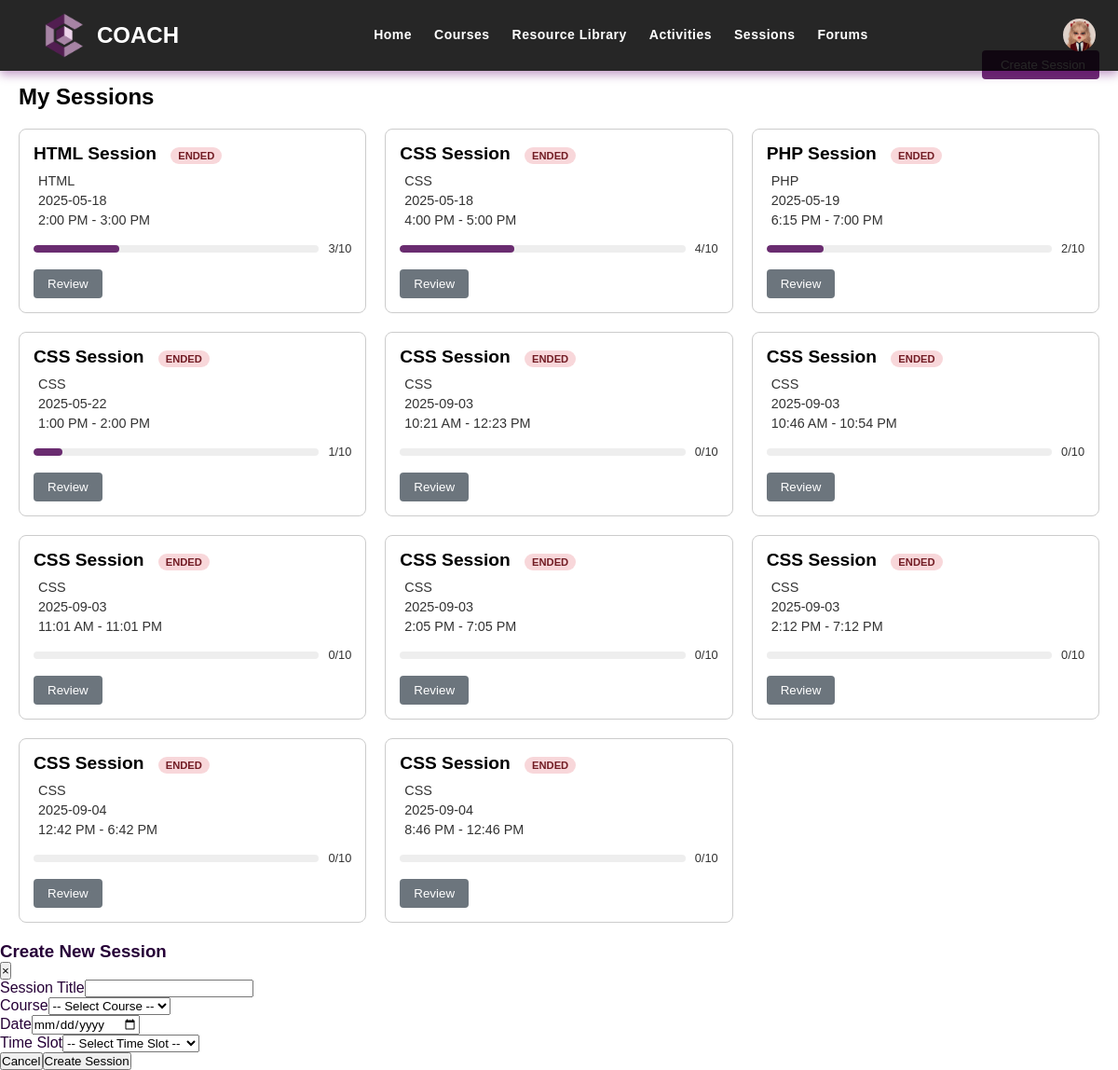
Page /mentee/forum-chat.php (signed in) on the committed database.
### tables this page shows
CREATE TABLE `users` (
  `user_id` int(11) NOT NULL,
  `username` varchar(70) NOT NULL,
  `password` varchar(255) NOT NULL,
  `user_type` enum('Mentee','Mentor','Admin','Super Admin') NOT NULL,
  `first_name` varchar(100) DEFAULT NULL,
  `last_name` varchar(100) DEFAULT NULL,
  `email` varchar(80) NOT NULL,
  `icon` varchar(200) DEFAULT NULL,
  `dob` date DEFAULT NULL,
  `gender` varchar(30) DEFAULT NULL,
  `contact_number` varchar(100) DEFAULT NULL,
  `mentored_before` varchar(20) DEFAULT NULL,
  `mentoring_experience` text DEFAULT NULL,
  `area_of_expertise` varchar(100) DEFAULT NULL,
  `resume` varchar(200) DEFAULT NULL,
  `certificates` varchar(200) DEFAULT NULL,
  `assessment_score` int(20) DEFAULT NULL,
  `status` varchar(60) DEFAULT NULL,
  `reason` text DEFAULT NULL,
  `email_verification` varchar(50) DEFAULT NULL,
  `contact_verification` varchar(50) DEFAULT NULL,
  `full_address` varchar(100) DEFAULT NULL,
  `student` varchar(20) DEFAULT NULL,
  `student_year_level` varchar(30) DEFAULT NULL,
  `occupation` varchar(40) DEFAULT NULL,
  `to_learn` text DEFAULT NULL
);

CREATE TABLE `forum_chats` (
  `id` int(11) NOT NULL,
  `title` varchar(200) NOT NULL,
  `course_title` varchar(200) NOT NULL,
  `session_date` date NOT NULL,
  `time_slot` varchar(200) NOT NULL,
  `created_at` timestamp NOT NULL DEFAULT current_timestamp(),
  `max_users` int(11) DEFAULT 10
);

### mentee/forum-chat.php (the view, shortened to what this page needs)
<?php
require '../connection/db_connection.php';
$conn->query("
CREATE TABLE IF NOT EXISTS forum_chats (
    id INT AUTO_INCREMENT PRIMARY KEY,
    title VARCHAR(200) NOT NULL,
    course_title VARCHAR(200) NOT NULL,
    session_date DATE NOT NULL,
    time_slot VARCHAR(200) NOT NULL,
    created_at TIMESTAMP DEFAULT CURRENT_TIMESTAMP,
    max_users INT DEFAULT 10
)");
$conn->query("
CREATE TABLE IF NOT EXISTS forum_participants (
    id INT AUTO_INCREMENT PRIMARY KEY,
    forum_id INT NOT NULL,
    user_id INT NOT NULL,
    joined_at TIMESTAMP DEFAULT CURRENT_TIMESTAMP,
    UNIQUE KEY (forum_id, user_id)
)");
$conn->query("
CREATE TABLE IF NOT EXISTS chat_messages (
    id INT AUTO_INCREMENT PRIMARY KEY,
    user_id INT NULL,
    display_name VARCHAR(100) NOT NULL,
    message TEXT NOT NULL,
    timestamp TIMESTAMP DEFAULT CURRENT_TIMESTAMP,
    is_admin TINYINT(1) DEFAULT 0,
    is_mentor TINYINT(1) DEFAULT 0,
    chat_type ENUM('group', 'forum') DEFAULT 'group',
    forum_id INT NULL,
    file_name VARCHAR(255) NULL,
    file_path VARCHAR(255) NULL
)");
$conn->query("
CREATE TABLE IF NOT EXISTS session_participants (
    id INT AUTO_INCREMENT PRIMARY KEY,
    forum_id INT NOT NULL,
    user_id INT NOT NULL,
    status ENUM('active', 'left', 'review') DEFAULT 'active',
    last_activity TIMESTAMP DEFAULT CURRENT_TIMESTAMP ON UPDATE CURRENT_TIMESTAMP,
    UNIQUE KEY (forum_id, user_id)
)");
$conn->query("
CREATE TABLE IF NOT EXISTS video_participants (
    forum_id INT NOT NULL,
    user_id INT NOT NULL,
    peer_id VARCHAR(100) NULL,
    last_activity TIMESTAMP DEFAULT CURRENT_TIMESTAMP ON UPDATE CURRENT_TIMESTAMP,
    PRIMARY KEY (forum_id, user_id)
)");
$currentUserUsername = $_SESSION['username'];
$stmt = $conn->prepare("SELECT user_id, user_type, first_name, last_name, icon FROM users WHERE username = ?");
$stmt->bind_param("s", $currentUserUsername);
$stmt->execute();
$result = $stmt->get_result();
if ($result->num_rows > 0) {
    $user = $result->fetch_assoc();
    $currentUserId = $user['user_id'];
    $userType = $user['user_type'];
    $userIcon = $user['icon'];
    $isAdmin = ($userType === 'Admin' || $userType === 'Super Admin');
    $isMentor = ($userType === 'Mentor');
} else {
    session_destroy();
    header("Location: ../login.php");
    exit();
}
$view = isset($_GET['view']) ? $_GET['view'] : 'forums';
$forums = [];
if ($isAdmin || $isMentor) {
    $forumsResult = $conn->query("SELECT f.*, COUNT(fp.id) as current_users FROM forum_chats f LEFT JOIN forum_participants fp ON f.id = fp.forum_id GROUP BY f.id ORDER BY f.session_date ASC, f.time_slot ASC");
}
if ($forumsResult) {
    while ($row = $forumsResult->fetch_assoc()) $forums[] = $row;
}
?>
<!DOCTYPE html>
<html lang="en">
<head>
    <link rel="stylesheet" href="css/navbar.css" />
    <link rel="stylesheet" href="css/forum-chats.css" />
</head>
<body>
     <section class="background" id="home">
    <nav class="navbar">
      <div class="logo">
        <img src="../uploads/img/LogoCoach.png" alt="Logo">
        <span>COACH</span>
      </div>
      <div class="nav-center">
        <ul class="nav_items" id="nav_links">
          <li><a href="home.php">Home</a></li>
          <li><a href="course.php">Courses</a></li>
          <li><a href="resources.php">Resource Library</a></li>
          <li><a href="activities.php">Activities</a></li>
          <li><a href="forum-chat.php">Sessions</a></li>
          <li><a href="forums.php">Forums</a></li>
        </ul>
      </div>
      <div class="nav-profile">
        <a href="#" id="profile-icon">
            <?php if (!empty($userIcon)): ?>
            <img src="<?php echo htmlspecialchars($userIcon); ?>" alt="User Icon" style="width: 35px; height: 35px; border-radius: 50%;">
            <?php else: ?>
            <ion-icon name="person-circle-outline" style="font-size: 35px;"></ion-icon>
            <?php endif; ?>
        </a>
    </div>
    </nav>
  </section>
    <?php if ($view === 'forums'): ?>
        <div class="forums-container">
            <div class="forums-header">
                <h2>My Sessions</h2>
                <?php if ($isAdmin): ?>
                    <button class="create-forum-btn" onclick="openCreateForumModal()">
                        Create Session
                    </button>
                <?php endif; ?>
            </div>
            <div class="forums-grid">
                <?php if (empty($forums)): ?>
                    <p>No sessions available. <?php echo (!$isAdmin && !$isMentor) ? 'Book a session to get started.' : 'Create a session to get started.'; ?></p>
                <?php else: ?>
                    <?php foreach ($forums as $forum): ?>
                        <?php
                        $today = date('Y-m-d');
                        $currentTime = date('H:i');
                        $timeRange = explode(' - ', $forum['time_slot']);
                        $endTime = date('H:i', strtotime($timeRange[1]));
                        if ($today < $forum['session_date']) {
                            $sessionStatus = 'Upcoming'; $statusClass = 'status-upcoming';
                        } elseif ($today == $forum['session_date'] && $currentTime < $endTime) {
                            $sessionStatus = 'Active'; $statusClass = 'status-active';
                        } else {
                            $sessionStatus = 'Ended'; $statusClass = 'status-ended';
                        }
                        $checkLeft = $conn->prepare("SELECT status FROM session_participants WHERE forum_id = ? AND user_id = ?");
                        $checkLeft->bind_param("ii", $forum['id'], $currentUserId);
                        $checkLeft->execute();
                        $leftResult = $checkLeft->get_result();
                        $hasLeft = ($leftResult->num_rows > 0 && $leftResult->fetch_assoc()['status'] === 'left');
                        ?>
                        <div class="forum-card">
                            <h3>
                                <?php echo htmlspecialchars($forum['title']); ?>
                                <span class="session-status <?php echo $statusClass; ?>"><?php echo $sessionStatus; ?></span>
                            </h3>
                            <div class="details">
                                <p><ion-icon name="book-outline"></ion-icon> <?php echo htmlspecialchars($forum['course_title']); ?></p>
                                <p><ion-icon name="calendar-outline"></ion-icon> <?php echo htmlspecialchars($forum['session_date']); ?></p>
                                <p><ion-icon name="time-outline"></ion-icon> <?php echo htmlspecialchars($forum['time_slot']); ?></p>
                            </div>
                            <div class="capacity">
                                <div class="capacity-bar">
                                    <div class="capacity-fill" style="width: <?php echo ($forum['current_users'] / $forum['max_users']) * 100; ?>%;"></div>
                                </div>
                                <span class="capacity-text"><?php echo $forum['current_users']; ?>/<?php echo $forum['max_users']; ?></span>
                            </div>
                            <div class="actions">
                                <form method="POST" action="">
                                    <?php if ($sessionStatus === 'Ended' || $hasLeft): ?>
                                        <button type="submit" class="review-btn">Review</button>
                                    <?php else: ?>
                                        <button type="submit" class="join-btn" <?php echo ($forum['current_users'] >= $forum['max_users'] && !$isAdmin && !$isMentor) ? 'disabled' : ''; ?>>Join Session</button>
                                    <?php endif; ?>
                                </form>
                            </div>
                        </div>
                    <?php endforeach; ?>
                <?php endif; ?>
            </div>
        </div>
        <?php if ($isAdmin): ?>
            <div class="modal-overlay" id="createForumModal">
                <div class="modal-content">
                    <div class="modal-header">
                        <h3>Create New Session</h3>
                        <button class="modal-close" onclick="closeCreateForumModal()">&times;</button>
                    </div>
                    <form class="modal-form" method="POST" action="">
                        <div class="form-group"><label for="forum_title">Session Title</label><input type="text" id="forum_title" name="forum_title" required></div>
                        <div class="form-group"><label for="course_title">Course</label><select id="course_title" name="course_title" required><option value="">-- Select Course --</option></select></div>
                        <div class="form-group"><label for="session_date">Date</label><input type="date" id="session_date" name="session_date" required min="<?php echo date('Y-m-d'); ?>"></div>
                        <div class="form-group"><label for="time_slot">Time Slot</label><select id="time_slot" name="time_slot" required><option value="">-- Select Time Slot --</option></select></div>
                        <div class="modal-actions"><button type="button" class="cancel-btn" onclick="closeCreateForumModal()">Cancel</button><button type="submit" class="submit-btn">Create Session</button></div>
                    </form>
                </div>
            </div>
        <?php endif; ?>
    <?php endif; ?>
</body>
</html>

### mentee/css/navbar.css (style rules this page uses)
* { box-sizing: border-box; margin: 0; padding: 0; text-transform: capitalize; }
body { color: #260037; font-family: "Merriweather", serif; }
.navbar { width: 100%; padding: 0.8rem 1.5rem; display: flex; justify-content: space-between; align-items: center; position: fixed; top: 0; z-index: 10; background-color: rgba(0, 0, 0, 0.85); font-family: "Ubuntu", sans-serif; box-shadow: 0 4px 10px rgba(101, 5, 116, 0.4); }
.logo { font-size: 1.5em; font-weight: 600; color: #ffffff; display: flex; align-items: center; margin-left: 20px; }
.logo img { width: 50px; margin-right: 10px; }
.nav-center { flex-grow: 1; display: flex; justify-content: center; }
.nav_items { display: flex; justify-content: center; align-items: center; gap: 1.5rem; }
.nav_items li { list-style: none; }
.nav_items li a { text-decoration: none; font-size: 14px; font-weight: 600; color: #ffffff; letter-spacing: 0.5px; transition: 0.3s; }
.nav_items li a::after { content: ''; width: 0; height: 2px; background-color: #64009e; display: block; margin: auto; transition: 0.5s; }
.nav-profile a { color: white; font-size: 30px; display: flex; align-items: center; }

### mentee/css/forum-chats.css (style rules this page uses)
:root { --primary-color: #6a2c70; --nav-color: #693B69; --dash-color: #fff; --logo-color: #fff; --text-color: #000; --text-color-light: #333; --white: #fff; --border-color: #ccc; --toggle-color: #fff; --title-icon-color: #fff; --admin-message-bg: #f0e6f5; --mentor-message-bg: #e6f0f5; --user-message-bg: #e6f5f0; --time-03: all 0.3s linear; --time-02: all 0.2s linear; }
* { margin: 0; padding: 0; box-sizing: border-box; font-family: sans-serif; text-transform: none; }
body { width: 100%; min-height: 100vh; background-color: var(--dash-color); display: flex; flex-direction: column; }
.forums-container { max-width: 1200px; margin: 0 auto; width: 100%; padding: 20px; }
.forums-header { display: flex; justify-content: space-between; align-items: center; margin-bottom: 20px; }
.forums-header h2 { margin-top: 70px; font-size: 1.5rem; color: var(--text-color); }
.create-forum-btn { background-color: var(--primary-color); color: white; border: none; padding: 8px 15px; border-radius: 4px; cursor: pointer; display: flex; align-items: center; gap: 5px; }
.forums-grid { display: grid; grid-template-columns: repeat(auto-fill, minmax(300px, 1fr)); gap: 20px; }
.forum-card { background-color: var(--dash-color); border: 1px solid var(--border-color); border-radius: 8px; padding: 15px; transition: transform 0.2s, box-shadow 0.2s; }
.forum-card h3 { font-size: 1.2rem; margin-bottom: 10px; color: var(--text-color); }
.forum-card .details { margin-bottom: 15px; }
.forum-card .details p { margin-bottom: 5px; display: flex; align-items: center; gap: 5px; color: var(--text-color-light); font-size: 0.9rem; }
.forum-card .capacity { display: flex; align-items: center; gap: 10px; margin-bottom: 15px; }
.forum-card .capacity-bar { flex: 1; height: 8px; background-color: #eee; border-radius: 4px; overflow: hidden; }
.forum-card .capacity-fill { height: 100%; background-color: var(--primary-color); border-radius: 4px; }
.forum-card .capacity-text { font-size: 0.8rem; color: var(--text-color-light); }
.forum-card .actions { display: flex; justify-content: space-between; }
.forum-card .join-btn, .forum-card .review-btn { background-color: var(--primary-color); color: white; border: none; padding: 8px 15px; border-radius: 4px; cursor: pointer; }
.forum-card .review-btn { background-color: #6c757d; }
.session-status { display: inline-block; padding: 3px 8px; border-radius: 12px; font-size: 0.7rem; font-weight: bold; margin-left: 10px; text-transform: uppercase; }
.status-ended { background-color: #f8d7da; color: #721c24; }

### rows in the picture
users: icon (picture)
forum_chats: title "HTML Session", session_date "ENDED", course_title "HTML", session_date "2025-05-18", time_slot "2:00 PM - 3:00 PM", current_users "3", max_users "10", shows "Review"
forum_chats: title "CSS Session", session_date "ENDED", course_title "CSS", session_date "2025-05-18", time_slot "4:00 PM - 5:00 PM", current_users "4", max_users "10", shows "Review"
forum_chats: title "PHP Session", session_date "ENDED", course_title "PHP", session_date "2025-05-19", time_slot "6:15 PM - 7:00 PM", current_users "2", max_users "10", shows "Review"
forum_chats: title "CSS Session", session_date "ENDED", course_title "CSS", session_date "2025-05-22", time_slot "1:00 PM - 2:00 PM", current_users "1", max_users "10", shows "Review"
forum_chats: title "CSS Session", session_date "ENDED", course_title "CSS", session_date "2025-09-03", time_slot "10:21 AM - 12:23 PM", current_users "0", max_users "10", shows "Review"
forum_chats: title "CSS Session", session_date "ENDED", course_title "CSS", session_date "2025-09-03", time_slot "10:46 AM - 10:54 PM", current_users "0", max_users "10", shows "Review"
forum_chats: title "CSS Session", session_date "ENDED", course_title "CSS", session_date "2025-09-03", time_slot "11:01 AM - 11:01 PM", current_users "0", max_users "10", shows "Review"
forum_chats: title "CSS Session", session_date "ENDED", course_title "CSS", session_date "2025-09-03", time_slot "2:05 PM - 7:05 PM", current_users "0", max_users "10", shows "Review"
forum_chats: title "CSS Session", session_date "ENDED", course_title "CSS", session_date "2025-09-03", time_slot "2:12 PM - 7:12 PM", current_users "0", max_users "10", shows "Review"
forum_chats: title "CSS Session", session_date "ENDED", course_title "CSS", session_date "2025-09-04", time_slot "12:42 PM - 6:42 PM", current_users "0", max_users "10", shows "Review"
forum_chats: title "CSS Session", session_date "ENDED", course_title "CSS", session_date "2025-09-04", time_slot "8:46 PM - 12:46 PM", current_users "0", max_users "10", shows "Review"
